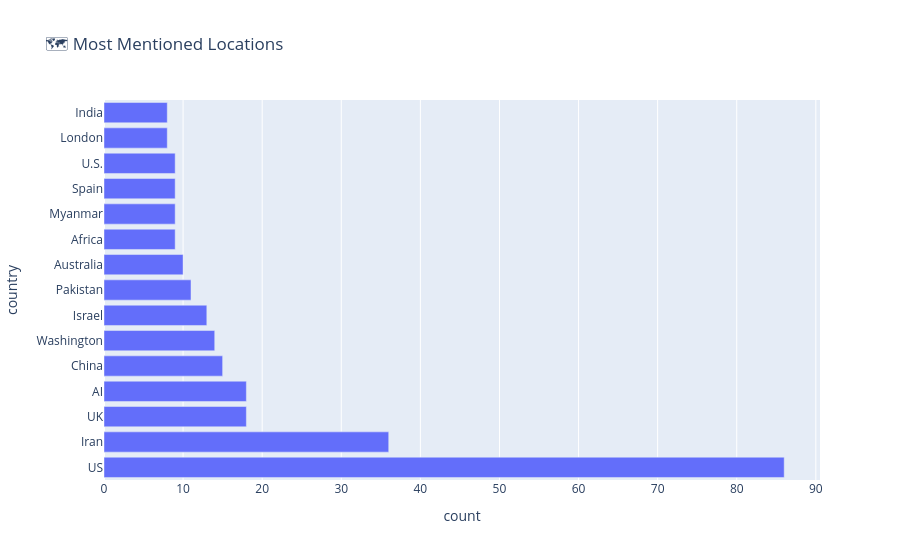

Notebook code for this chart:
### Markdown cell above
## 6. Países mais citados

### Code cell
countries = []

for ents in df["entities"].dropna():
    for text, label in ents:
        if label in ["GPE", "LOC"]:
            countries.append(text)

country_counts = Counter(countries).most_common(15)

country_df = pd.DataFrame(country_counts, columns=["country", "count"])

fig = px.bar(
    country_df,
    x="count",
    y="country",
    orientation="h",
    title="🗺️ Most Mentioned Locations"
)
fig.show()

### Figure 1 — Plotly figure (JSON) as saved in the notebook; plotly's stock layout.template omitted (floating-point values rounded to 4 significant figures)
{"data": [{"hovertemplate": "count=%{x}<br>country=%{y}<extra></extra>", "legendgroup": "", "marker": {"color": "#636efa", "pattern": {"shape": ""}}, "name": "", "orientation": "h", "showlegend": false, "textposition": "auto", "type": "bar", "x": [86, 36, 18, 18, 15, 14, 13, 11, 10, 9, 9, 9, 9, 8, 8], "xaxis": "x", "y": ["US", "Iran", "UK", "AI", "China", "Washington", "Israel", "Pakistan", "Australia", "Africa", "Myanmar", "Spain", "U.S.", "London", "India"], "yaxis": "y"}], "layout": {"barmode": "relative", "legend": {"tracegroupgap": 0}, "title": {"text": "🗺️ Most Mentioned Locations"}, "xaxis": {"anchor": "y", "domain": [0, 1], "title": {"text": "count"}}, "yaxis": {"anchor": "x", "domain": [0, 1], "title": {"text": "country"}}}}
